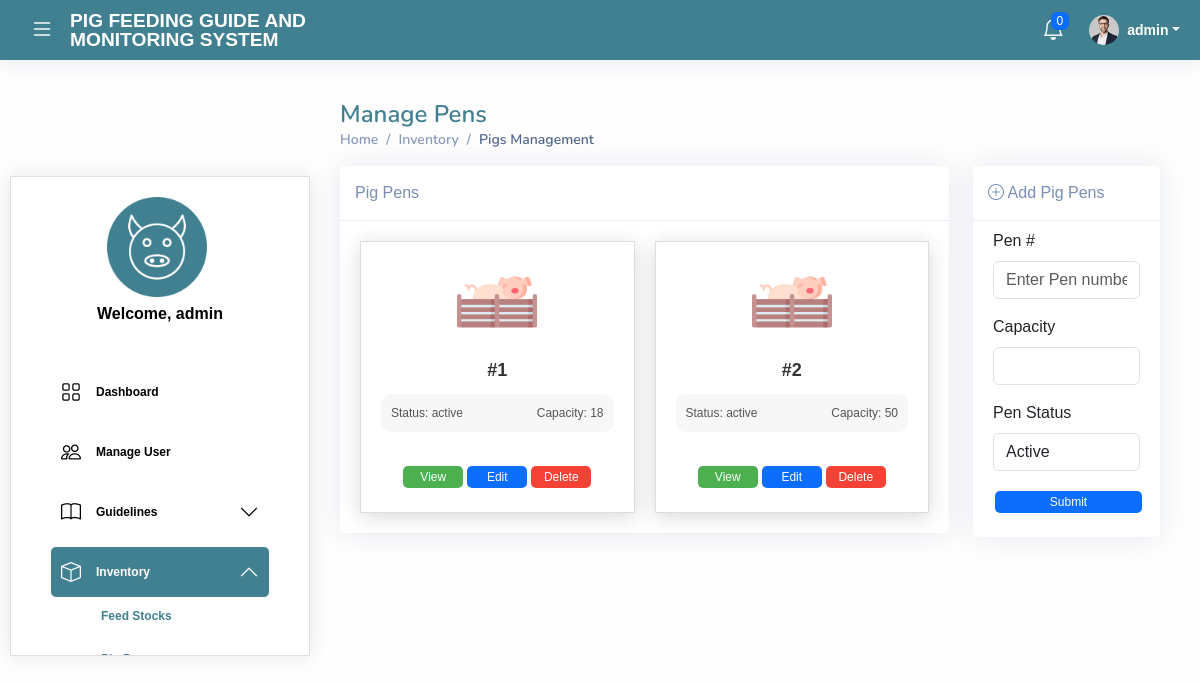
Page /inventory/pen.php (signed in) on the earlier database version.
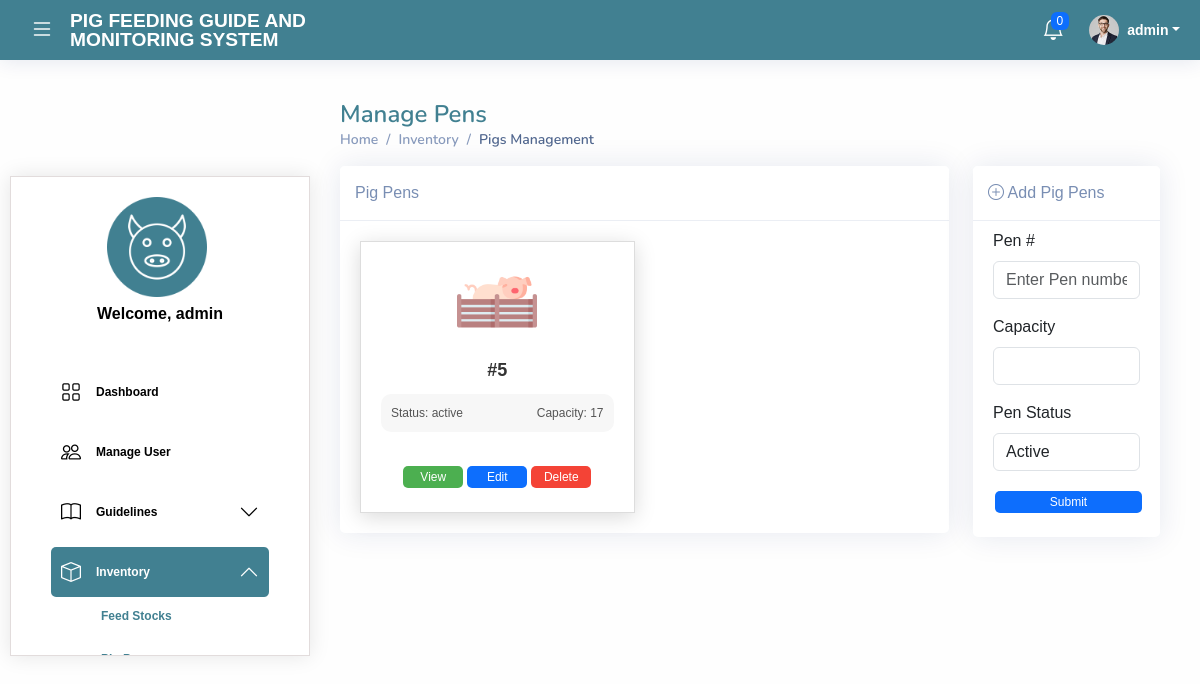
Same page on the later database version.
### tables this page shows
CREATE TABLE `pigpen` (
  `penId` int(11) NOT NULL,
  `penno` varchar(50) NOT NULL,
  `penstatus` enum('active','inactive') NOT NULL,
  `pigcount` int(11) NOT NULL
);

### core/config.php (called while the page is built)
<?php
return [
    'database' => [
        'host' => 'localhost',
        'dbname' => 'pgms',
        'username' => 'root',
        'password' => '',
        'charset' => 'utf8mb4'
    ],
];

### core/Database.php (called while the page is built, shortened)
<?php
class Database
{
    private $pdo;
    public function __construct()
    {
        $config = require 'config.php';
        $db = $config['database'];
        $dsn = "mysql:host={$db['host']};dbname={$db['dbname']};charset={$db['charset']}";
        try {
            $this->pdo = new PDO($dsn, $db['username'], $db['password']);
            $this->pdo->setAttribute(PDO::ATTR_ERRMODE, PDO::ERRMODE_EXCEPTION);
            $this->pdo->setAttribute(PDO::ATTR_DEFAULT_FETCH_MODE, PDO::FETCH_ASSOC);
        } catch (PDOException $e) {
            die('Connection failed: ' . $e->getMessage());
        }
    }
    public function getConnection()
    {
        return $this->pdo;
    }
}

### core/inventoryController.php (called while the page is built, shortened)
<?php
require_once 'Database.php';
class inventoryController
{
    private $db;
    public function __construct()
    {
        $database = new Database();
        $this->db = $database->getConnection();
    }
    public function getPigPens()
    {
        $query = "SELECT * FROM pigpen";
        $stmt  = $this->db->prepare($query);
        $stmt->execute();
        return $stmt->fetchAll();
    }
}

### inventory/pen.php (the view, shortened to what the changed rows need)
<?php
require_once '../core/inventoryController.php';
$inventories = new inventoryController();
$pens = $inventories->getPigPens();
?>
<!DOCTYPE html>
<html lang="en">
<head>
    <link href="../assets/vendor/bootstrap/css/bootstrap.min.css" rel="stylesheet">
    <link href="../assets/vendor/bootstrap-icons/bootstrap-icons.css" rel="stylesheet">
    <link href="../assets/vendor/boxicons/css/boxicons.min.css" rel="stylesheet">
    <link href="../assets/vendor/quill/quill.snow.css" rel="stylesheet">
    <link href="../assets/vendor/quill/quill.bubble.css" rel="stylesheet">
    <link href="../assets/vendor/remixicon/remixicon.css" rel="stylesheet">
    <link href="../assets/vendor/simple-datatables/style.css" rel="stylesheet">
    <link href="../assets/css/global.css" rel="stylesheet">
</head>
<body>
    <main id="main" class="main" style="margin-top: 100px;">
        <div class="pagetitle">
            <h1>Manage Pens</h1>
        </div>
        <section class="section">
            <div class="row">
                <div class="col-lg-9">
                    <div class="card">
                        <div class="card-body">
                            <div class="pen-grid">
                                <?php if (!empty($pens)) : ?>
                                    <?php foreach ($pens as $pen): ?>
                                        <div class="pen-card">
                                            <img src="../assets/img/pigpen.png" alt="Pen Image" class="sk-logo">
                                            <div class="pen-name">#<?php echo htmlspecialchars($pen['penno']); ?></div>
                                            <div class="pen-status-capacity" style="display: flex; justify-content: space-between; align-items: center;">
                                                <span>Status: <?php echo htmlspecialchars($pen['penstatus']); ?></span>
                                                <span>Capacity: <?php echo htmlspecialchars($pen['pigcount']); ?></span>
                                            </div>
                                            <div class="button-group">
                                                <a href="pigs.php?penId=<?php echo urlencode($pen['penId']); ?>">
                                                    <button class="btn btn-add">View</button>
                                                </a>
                                                <button class="btn btn-edit" onclick="openEditModal(<?php echo htmlspecialchars(json_encode($pen)); ?>)">Edit</button>
                                                <button class="btn btn-delete" onclick="openDeleteModal(<?php echo $pen['penId']; ?>)">Delete</button>
                                            </div>
                                        </div>
                                    <?php endforeach; ?>
                                <?php else: ?>
                                    <div class="span">
                                        <p>No pens found</p>
                                    </div>
                                <?php endif; ?>
                            </div>
                        </div>
                    </div>
                </div>
        </section>
    </main>
</body>
</html>

Differences in the rows shown:
removed pigpen: penno "2", penstatus "active", pigcount "50"
changed pigpen "active": penno "1" → "5"; pigcount "18" → "17"
